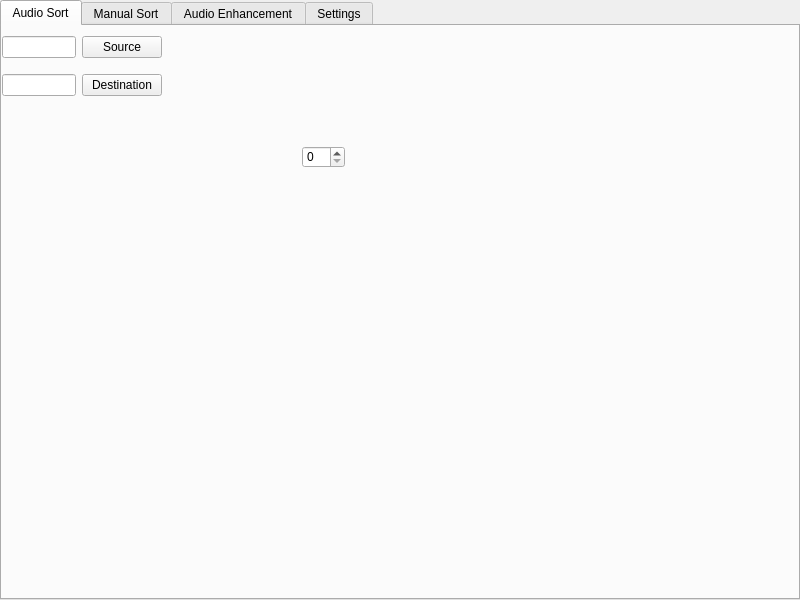
<?xml version="1.0" encoding="UTF-8"?>
<ui version="4.0">
 <class>MainWindow</class>
 <widget class="QMainWindow" name="MainWindow">
  <property name="geometry">
   <rect>
    <x>0</x>
    <y>0</y>
    <width>800</width>
    <height>600</height>
   </rect>
  </property>
  <property name="sizePolicy">
   <sizepolicy hsizetype="Maximum" vsizetype="Maximum">
    <horstretch>0</horstretch>
    <verstretch>0</verstretch>
   </sizepolicy>
  </property>
  <property name="windowTitle">
   <string>MainWindow</string>
  </property>
  <widget class="QWidget" name="centralwidget">
   <widget class="QTabWidget" name="tabWidget">
    <property name="enabled">
     <bool>true</bool>
    </property>
    <property name="geometry">
     <rect>
      <x>0</x>
      <y>0</y>
      <width>800</width>
      <height>600</height>
     </rect>
    </property>
    <property name="currentIndex">
     <number>0</number>
    </property>
    <widget class="QWidget" name="actionAudio_sort">
     <attribute name="title">
      <string>Audio Sort</string>
     </attribute>
     <widget class="QSpinBox" name="spinBox">
      <property name="geometry">
       <rect>
        <x>300</x>
        <y>120</y>
        <width>43</width>
        <height>22</height>
       </rect>
      </property>
     </widget>
     <widget class="QWidget" name="gridLayoutWidget">
      <property name="geometry">
       <rect>
        <x>0</x>
        <y>0</y>
        <width>160</width>
        <height>80</height>
       </rect>
      </property>
      <layout class="QGridLayout" name="gridLayout">
       <item row="0" column="0">
        <widget class="QLineEdit" name="txt_src"/>
       </item>
       <item row="0" column="1">
        <widget class="QPushButton" name="btn_src">
         <property name="text">
          <string>Source</string>
         </property>
        </widget>
       </item>
       <item row="1" column="0">
        <widget class="QLineEdit" name="txt_dst"/>
       </item>
       <item row="1" column="1">
        <widget class="QPushButton" name="btn_dst">
         <property name="text">
          <string>Destination</string>
         </property>
        </widget>
       </item>
      </layout>
     </widget>
    </widget>
    <widget class="QWidget" name="actionManual_Sort">
     <attribute name="title">
      <string>Manual Sort</string>
     </attribute>
    </widget>
    <widget class="QWidget" name="actionAudio_Enhancement">
     <attribute name="title">
      <string>Audio Enhancement</string>
     </attribute>
    </widget>
    <widget class="QWidget" name="actionSetting">
     <attribute name="title">
      <string>Settings</string>
     </attribute>
    </widget>
   </widget>
  </widget>
 </widget>
 <resources/>
 <connections/>
</ui>
